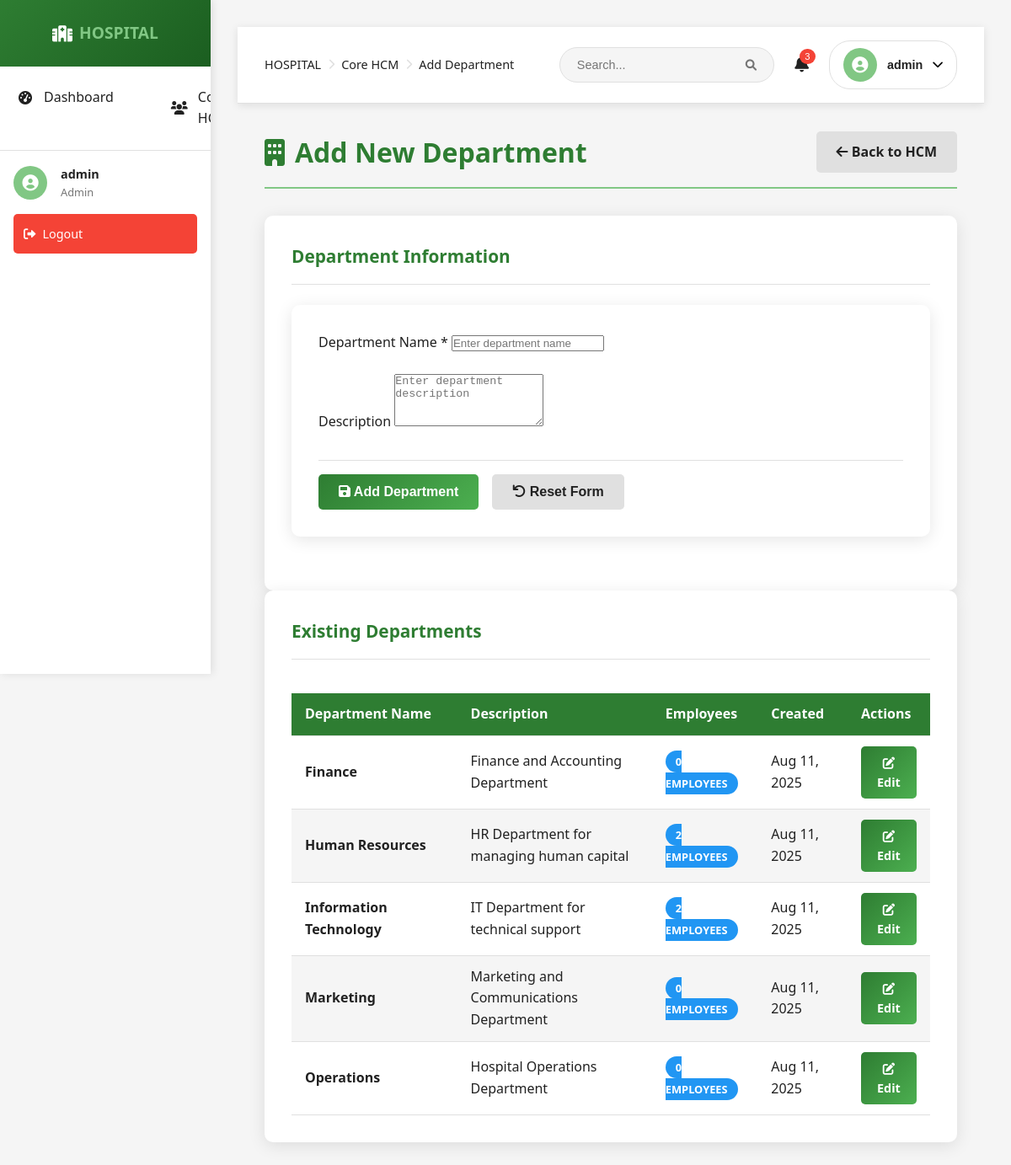
/HOSTPITAL/modules/hcm/add_department.php (signed in), run on the app's committed database.
### tables this page shows
CREATE TABLE `departments` (
  `id` int(11) NOT NULL,
  `name` varchar(100) NOT NULL,
  `description` text DEFAULT NULL,
  `created_at` timestamp NOT NULL DEFAULT current_timestamp()
);

### HOSTPITAL/modules/hcm/add_department.php (the view, shortened to what this page needs)
<?php
require_once '../../config/database.php';
?>
<!DOCTYPE html>
<html lang="en">
<head>
    <link rel="stylesheet" href="../../assets/css/style.css">
    <link rel="stylesheet" href="https://cdnjs.cloudflare.com/ajax/libs/font-awesome/6.0.0/css/all.min.css">
</head>
<body>
    <?php include '../../includes/sidebar.php'; ?>
    <div class="main-content">
        <?php include '../../includes/header.php'; ?>
        <div class="container">
            <div class="page-header">
                <h1><i class="fas fa-building"></i> Add New Department</h1>
                <a href="index.php" class="btn btn-secondary">
                    <i class="fas fa-arrow-left"></i> Back to HCM
                </a>
            </div>
            <div class="card">
                <div class="card-header">
                    <h2>Department Information</h2>
                </div>
                <div class="card-body">
                    <form method="POST" class="form-container" id="departmentForm">
                        <div class="form-group">
                            <label for="name">Department Name *</label>
                            <input type="text" id="name" name="name" required
                                   value="<?php echo htmlspecialchars($_POST['name'] ?? ''); ?>"
                                   placeholder="Enter department name">
                        </div>
                        <div class="form-group">
                            <label for="description">Description</label>
                            <textarea id="description" name="description" rows="4"
                                      placeholder="Enter department description"><?php echo htmlspecialchars($_POST['description'] ?? ''); ?></textarea>
                        </div>
                        <div class="form-actions">
                            <button type="submit" class="btn btn-primary">
                                <i class="fas fa-save"></i> Add Department
                            </button>
                            <button type="reset" class="btn btn-secondary">
                                <i class="fas fa-undo"></i> Reset Form
                            </button>
                        </div>
                    </form>
                </div>
            </div>
            <div class="card">
                <div class="card-header">
                    <h2>Existing Departments</h2>
                </div>
                <div class="card-body">
                    <?php
                    $stmt = $pdo->query("SELECT d.*, COUNT(e.id) as employee_count FROM departments d LEFT JOIN employees e ON d.id = e.department_id GROUP BY d.id ORDER BY d.name");
                    $departments = $stmt->fetchAll();
                    ?>
                    <?php if ($departments): ?>
                        <div class="table-responsive">
                            <table class="table">
                                <thead>
                                    <tr>
                                        <th>Department Name</th>
                                        <th>Description</th>
                                        <th>Employees</th>
                                        <th>Created</th>
                                        <th>Actions</th>
                                    </tr>
                                </thead>
                                <tbody>
                                    <?php foreach ($departments as $dept): ?>
                                        <tr>
                                            <td><strong><?php echo htmlspecialchars($dept['name']); ?></strong></td>
                                            <td><?php echo htmlspecialchars($dept['description'] ?: 'No description'); ?></td>
                                            <td>
                                                <span class="badge badge-info"><?php echo $dept['employee_count']; ?> employees</span>
                                            </td>
                                            <td><?php echo date('M j, Y', strtotime($dept['created_at'])); ?></td>
                                            <td>
                                                <a href="edit_department.php?id=<?php echo $dept['id']; ?>" class="btn btn-sm btn-primary">
                                                    <i class="fas fa-edit"></i> Edit
                                                </a>
                                            </td>
                                        </tr>
                                    <?php endforeach; ?>
                                </tbody>
                            </table>
                        </div>
                    <?php else: ?>
                        <p class="text-muted">No departments found.</p>
                    <?php endif; ?>
                </div>
            </div>
        </div>
    </div>
</body>
</html>

### HOSTPITAL/assets/css/style.css (style rules this page uses)
:root { --primary-green: #2E7D32; --secondary-green: #4CAF50; --light-green: #81C784; --dark-green: #1B5E20; --accent-green: #66BB6A; --white: #FFFFFF; --light-gray: #F5F5F5; --medium-gray: #E0E0E0; --dark-gray: #757575; --text-dark: #212121; --text-light: #757575; --success: #4CAF50; --warning: #FF9800; --error: #F44336; --info: #2196F3; }
* { margin: 0; padding: 0; box-sizing: border-box; }
body { font-family: 'Segoe UI', Tahoma, Geneva, Verdana, sans-serif; background-color: var(--light-gray); color: var(--text-dark); line-height: 1.6; }
.container { max-width: 1200px; margin: 2rem auto; padding: 0 2rem; }
.card { background: var(--white); border-radius: 10px; padding: 2rem; box-shadow: 0 4px 20px rgba(0,0,0,0.1); transition: transform 0.3s ease, box-shadow 0.3s ease; }
.card-header { display: flex; align-items: center; margin-bottom: 1.5rem; }
.form-container { background: var(--white); border-radius: 10px; padding: 2rem; box-shadow: 0 4px 20px rgba(0,0,0,0.1); margin-bottom: 2rem; }
.form-group { margin-bottom: 1.5rem; }
.btn { padding: 0.75rem 1.5rem; border: none; border-radius: 5px; font-size: 1rem; font-weight: 600; cursor: pointer; transition: all 0.3s ease; text-decoration: none; display: inline-block; text-align: center; }
.btn-primary { background: linear-gradient(135deg, var(--primary-green), var(--secondary-green)); color: var(--white); }
.btn-secondary { background: var(--medium-gray); color: var(--text-dark); }
.table { width: 100%; border-collapse: collapse; margin-top: 1rem; }
.table th, .table td { padding: 1rem; text-align: left; border-bottom: 1px solid var(--medium-gray); }
.table th { background: linear-gradient(135deg, var(--primary-green), var(--secondary-green)); color: var(--white); font-weight: 600; }
.table tr:nth-child(even) { background-color: var(--light-gray); }
.badge { padding: 0.25rem 0.75rem; border-radius: 20px; font-size: 0.8rem; font-weight: 600; text-transform: uppercase; }
.badge-info { background-color: var(--info); color: var(--white); }
.main-content { margin-left: 250px; padding: 2rem; }
.form-actions { display: flex; gap: 1rem; margin-top: 2rem; padding-top: 1rem; border-top: 1px solid var(--medium-gray); }
.table-responsive { overflow-x: auto; }
.table th, .table td { padding: 0.75rem 1rem; vertical-align: middle; }
.table th { background: var(--primary-green); color: var(--white); font-weight: 600; white-space: nowrap; }
.btn-sm { padding: 0.5rem 1rem; font-size: 0.9rem; }
.page-header { display: flex; justify-content: space-between; align-items: center; margin-bottom: 2rem; padding-bottom: 1rem; border-bottom: 2px solid var(--light-green); }
.page-header h1 { color: var(--primary-green); font-size: 2rem; margin: 0; display: flex; align-items: center; gap: 0.75rem; }
.card-header { display: flex; justify-content: space-between; align-items: center; margin-bottom: 1.5rem; padding-bottom: 1rem; border-bottom: 1px solid var(--medium-gray); }
.card-header h2 { color: var(--primary-green); margin: 0; font-size: 1.3rem; }
.card-body { color: var(--text-dark); }

### data on the page
departments: name "Finance", description "Finance and Accounting Department", employee_count "0", created_at "Aug 11, 2025"
departments: name "Human Resources", description "HR Department for managing human capital", employee_count "2", created_at "Aug 11, 2025"
departments: name "Information Technology", description "IT Department for technical support", employee_count "2", created_at "Aug 11, 2025"
departments: name "Marketing", description "Marketing and Communications Department", employee_count "0", created_at "Aug 11, 2025"
departments: name "Operations", description "Hospital Operations Department", employee_count "0", created_at "Aug 11, 2025"

### other printed values
$_SESSION['username'] "admin"
str_replace('_', ' ', $_SESSION['role'] ?? 'user') "Admin"
$module_path "Core HCM"
str_replace('_', ' ', $current_page) "Add Department"
